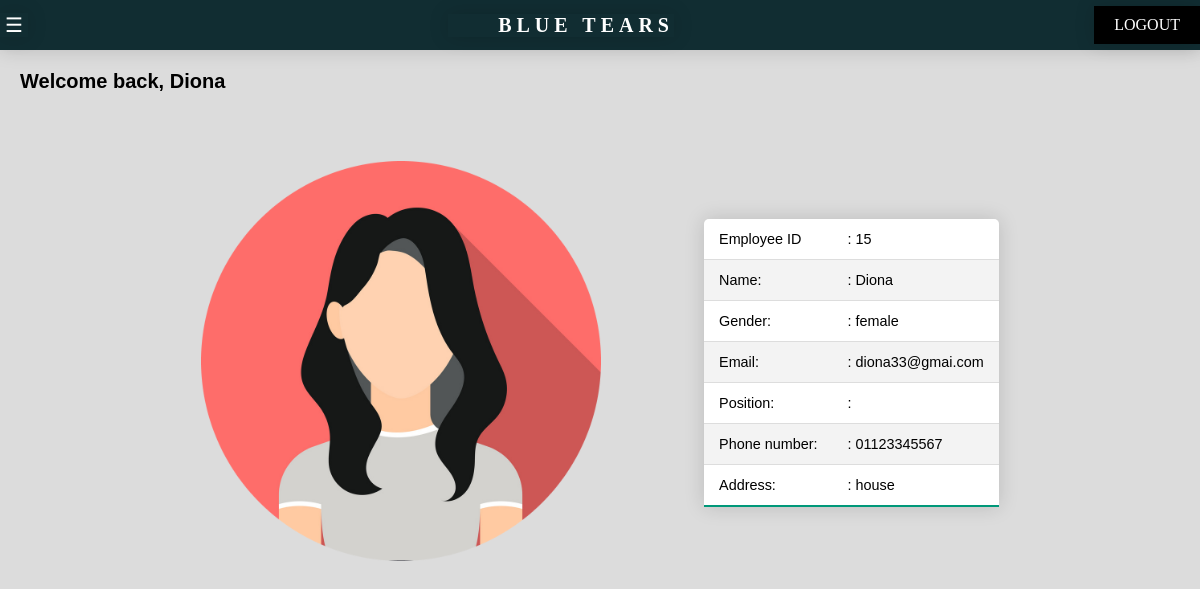
The app's page /room_cleaner_home.php (signed in) with its own data.
### tables this page shows
CREATE TABLE IF NOT EXISTS `employee` (
  `employee_id` int NOT NULL AUTO_INCREMENT,
  `employee_name` varchar(50) NOT NULL,
  `employee_password` varchar(30) NOT NULL,
  `employee_gender` varchar(20) NOT NULL,
  `employee_phone_no` varchar(30) NOT NULL,
  `employee_email` varchar(50) NOT NULL,
  `employee_address` varchar(100) NOT NULL,
  `position` varchar(10) DEFAULT NULL,
  `salary_per_hour` int DEFAULT NULL,
  `working_days` int DEFAULT NULL,
  `working_hour` int DEFAULT NULL,
  `employee_profilepic` blob NOT NULL,
  PRIMARY KEY (`employee_id`)
);

### room_cleaner_home.php (the view, shortened to what this page needs)
<!DOCTYPE html>
<html>
<head>
</head>
<body>
    <?php
        include "side.php";
    ?>
    <div id = "content-text" class="content-text">
        <?php
            include "top_nevi.php";
        ?>
    <div class="wordalign">
        <h2>Welcome back, <?php
        include "conn.php";
        $employee_id = $_SESSION['mySession'];
        $query = "SELECT * FROM employee WHERE employee_id =$employee_id";
        $result = mysqli_query($conn,$query);
         while($row=mysqli_fetch_array($result)){
             echo $row['employee_name'];
         }
             ?></h2>
    </div>
    <div class = contain>
    <div class = table_content>
        <?php
        include "conn.php";
        $employee_id = $_SESSION['mySession'];
        $query = "SELECT * FROM employee WHERE employee_id =$employee_id";
        $result=mysqli_query($conn,$query);
         while($row=mysqli_fetch_array($result)){
            if ($row['employee_gender']=="male"){
                $gender_icon = "16-512-modified.png";
            }
            else if ($row['employee_gender']=="female"){
                $gender_icon = "girl.png";
            }
            $data='<div><img src="'.$gender_icon.'" width="400"></div>';
            echo $data;
        }
        ?>
    </div>
    <div class = table_content>
    <table  class = table align = center >
        <tbody>
            <?php
            $employee_id = $_SESSION['mySession'];
            include "conn.php";
            $query= "SELECT * FROM employee WHERE employee_id = $employee_id";
            $result = mysqli_query($conn,$query);
            while ($row = mysqli_fetch_array($result)){
                echo "<tr>";
                echo "<td>";
                echo "Employee ID";
                echo "</td>";
                echo "<td>";
                echo ": ";
                echo $row['employee_id'];
                echo "</td>";
                echo "</tr>";
                echo "<tr>";
                echo "<td>";
                echo "Name: ";
                echo "</td>";
                echo "<td>";
                echo ": ";
                echo $row['employee_name'];
                echo "</td>";
                echo "</tr>";
                echo "<tr>";
                echo "<td>";
                echo "Gender: ";
                echo "</td>";
                echo "<td>";
                echo ": ";
                echo $row['employee_gender'];
                echo "</td>";
                echo "</tr>";
                echo "<tr>";
                echo "<td>";
                echo "Email: ";
                echo "</td>";
                echo "<td>";
                echo ": ";
                echo $row['employee_email'];
                echo "</td>";
                echo "</tr>";
                echo "<tr>";
                echo "<td>";
                echo "Position: ";
                echo "</td>";
                echo "<td>";
                echo ": ";
                echo "</td>";
                echo "</tr>";
                echo "<tr>";
                echo "<td>";
                echo "Phone number: ";
                echo "</td>";
                echo "<td>";
                echo ": ";
                echo $row["employee_phone_no"];
                echo "</td>";
                echo "</tr>";
                echo "<tr>";
                echo "<td>";
                echo "Address: ";
                echo "</td>";
                echo "<td>";
                echo ": ";
                echo $row["employee_address"];
                echo "</td>";
                echo "</tr>";
        }
            ?>
        </tbody>
    </div>
    </div>
    </div>
</body>
</html>

### room_cleaner_home.php (style rules this page uses)
* { margin: 0px; padding:0px; box-sizing:border-box; }
.content-text { margin-top:0px; margin-left:0px; padding-bottom:50px; }
#content-text { transition: all .5s; }
h2,h3 { font-family:"Montserrat",sans-serif; font-size:20px }
body { background-color : rgb(220,220,220); }
.table { border-collapse: collapse; font-size: 0.9em; font-family: sans-serif; box-shadow: 0 0 20px rgba(0, 0, 0, 0.15); border-radius: 5px 5px 0 0; overflow: hidden; align: center; width: 100%; }
.table th, td { padding : 12px 15px; }
.table tbody tr { border-bottom: 1px solid #dddddd; }
.table tbody tr:nth-of-type(odd) { background-color: white; }
.table tbody tr:nth-of-type(even) { background-color: #f3f3f3; }
.table tbody tr:last-of-type { border-bottom: 2px solid #009879; }
.table_content { display : inline-flex; }
.wordalign { padding : 20px; }
.contain { justify-content:space-around; align-items : center; display: flex; height:500px; margin:0; padding-right: 150px; top:0; left: 0; width:100%; padding-left: 150px; }

### records on screen
employee: employee_name "Diona", employee_id "15", employee_gender "female", employee_email "diona33@gmai.com", employee_phone_no "01123345567", employee_address "house"
